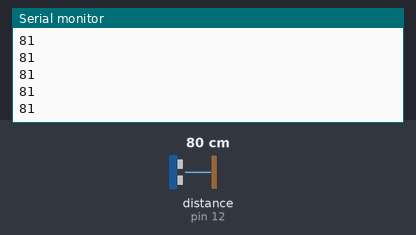
Bench run of a sketch on a simulated Arduino Uno, built with avr-gcc and run on an emulated ATmega328P. On the bench: the last lines printed to the serial monitor. Wiring (inferred from the names in the program): ultrasonic range finder: trigger pin 11; echo pin 12. Inputs (shaded band) come from the test bench; at power-on: distance to the obstacle (sensor on pin 12) 80 cm. The echo pulse lasts 58.3 µs per cm.

Above: at 1.2 s.
1.3 s: distance to the obstacle (sensor on pin 12) set to 2 cm
At 1.8 s:
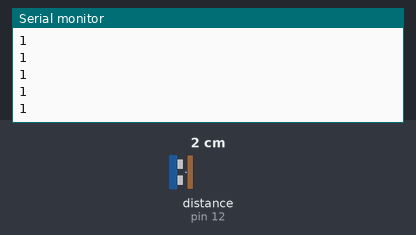
2.8 s: distance to the obstacle (sensor on pin 12) set to 4 cm
At 3.6 s:
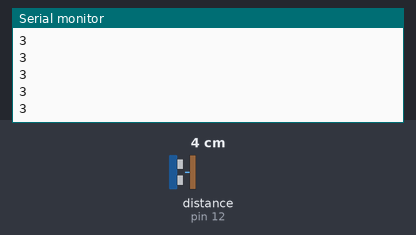
Timing chart, 0 to 5.8 s (numbered marks = the images above; inputs shaded):
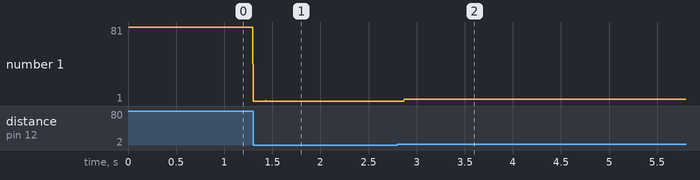

The sketch:

Obstracle_detection_2.ino
```cpp
const int trig = 11;
const int echo = 12;


int duration = 0;
int distance = 0;


void setup() {
  // put your setup code here, to run once:
    pinMode(trig , OUTPUT);
  pinMode(echo , INPUT);
  Serial.begin(9600);

}

void loop() {
  // put your main code here, to run repeatedly:
    digitalWrite(trig , HIGH);
  delayMicroseconds(1000);
  digitalWrite(trig , LOW);


  duration = pulseIn(echo , HIGH);
  distance = (duration/2) / 28.5 ;
  Serial.println(distance);
}
```

Measured:
- after the input at 1.3 s, the serial monitor: prints a new line at once (image 1)
- after the input at 2.8 s, the serial monitor: prints a new line after 0.07 s (image 2)
- plotted number 1: 81 → 1 after the input at 1.3 s, 1 → 3 after the input at 2.8 s
